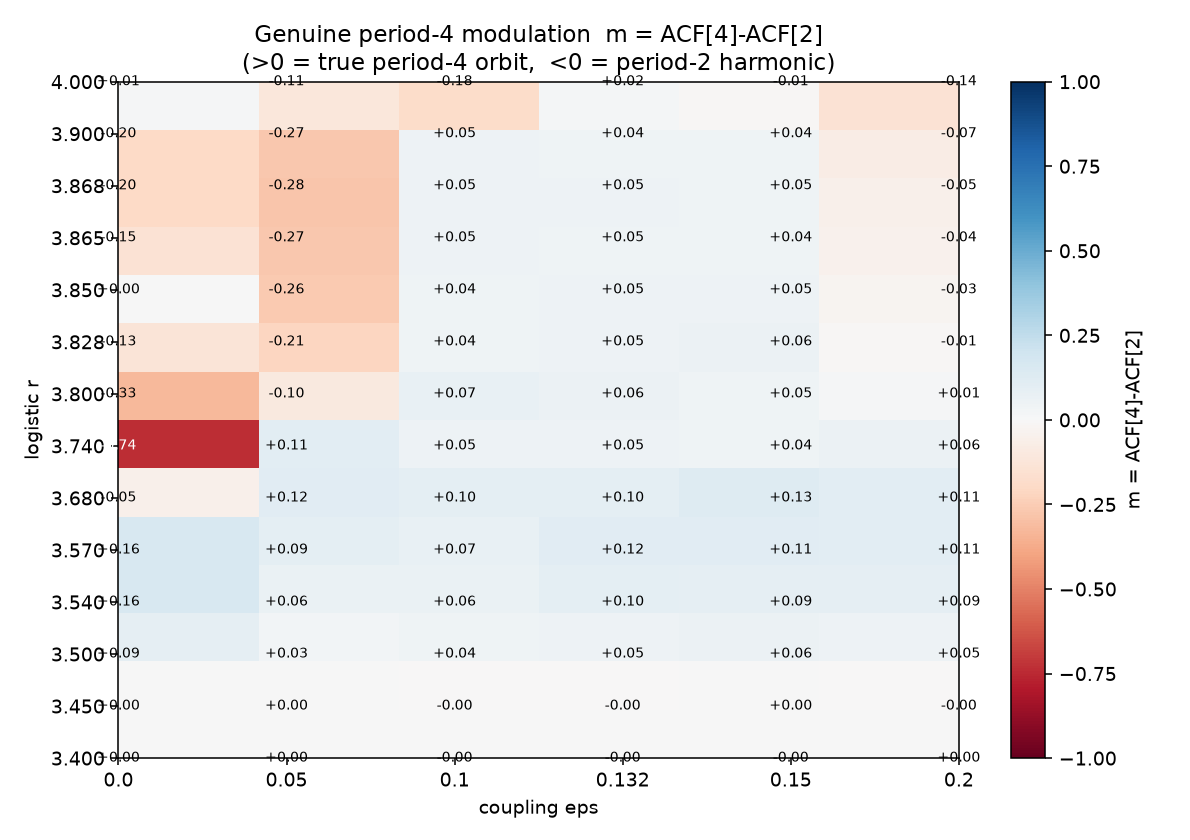

This chart was generated by the following Python code:
#!/usr/bin/env python3
"""RIGOROUS CENSUS: period-2 vs period-4 temporal orbits in coupled logistic lattices.

WHY THIS EXISTS: My earlier 'period-4 symbolic order near the edge of chaos'
(r=3.865, eps=0.132) was a FALSE POSITIVE. A period-2 signal has ACF peaks at
EVERY even lag (including lag 4), so a naive 'lag mod 4' motif analysis
mislabels a period-2 state as period-4. I now classify each cell with a
phase-invariant ACF discriminator that correctly separates the two:

  - period-2 state : ACF[2] >= ACF[4]   (repeats every 2 steps)
  - period-4 state : ACF[4]  >  ACF[2]  (repeats every 4 steps, NOT 2)
  - modulation     : m = ACF[4] - ACF[2]   ( >0 => genuine period-4,
                                              <0 => period-2 harmonic)

Output: period_census.json  +  period_census.png
"""
import numpy as np, json

def coupled(x, r, eps):
    f = r*x*(1-x)
    return (1-eps)*f + (eps/2)*(np.roll(f,1)+np.roll(f,-1))

def acf4(sig):
    """Return (acf2, acf4) over a long window, phase-invariant."""
    c = sig - sig.mean()
    var = (c*c).mean() + 1e-30
    n = len(c)
    def acf(k):
        return np.mean(c[:n-k]*c[k:]) / var
    return acf(2), acf(4)

def classify_cell(ts):           # ts: (T,)
    a2, a4 = acf4(ts)
    locked = a4 > 0.65           # some temporal order present
    if not locked:
        return 'aperiodic', a4-a2
    return ('period4' if a4 > a2 else 'period2'), a4-a2

def census(r, eps, n=120, T=256, trans=4000, seed=0):
    np.random.seed(seed); x = np.random.rand(n)
    for _ in range(trans): x = coupled(x, r, eps)
    series = []
    for _ in range(T):
        x = coupled(x, r, eps); series.append(x.copy())
    ts = np.array(series)                    # (T, n)
    cnt = {'period2':0,'period4':0,'aperiodic':0}
    mods = []
    for i in range(n):
        lab, m = classify_cell(ts[:,i])
        cnt[lab]+=1; mods.append(m)
    mods = np.array(mods)
    return dict(frac_period2=cnt['period2']/n,
                frac_period4=cnt['period4']/n,
                frac_aperiodic=cnt['aperiodic']/n,
                mean_modulation=float(mods.mean()),
                frac_mod_positive=float((mods>0).mean()))

def main():
    rs   = [3.40,3.45,3.50,3.54,3.57,3.68,3.74,3.80,3.828,3.85,3.865,3.868,3.90,4.00]
    eps  = [0.0,0.05,0.10,0.132,0.15,0.20]
    grid = {}
    print(f"{'r':>6} {'eps':>5} | {'P2':>5} {'P4':>5} {'aper':>5} | mod+ :  mean_mod")
    for r in rs:
        for e in eps:
            c = census(r, e)
            grid[(r,e)] = c
            print(f"{r:6.3f} {e:5.3f} | {c['frac_period2']:5.2f} {c['frac_period4']:5.2f} {c['frac_aperiodic']:5.2f} | {c['frac_mod_positive']:4.2f} : {c['mean_modulation']:+.3f}")
    with open('period_census.json','w') as f:
        json.dump({f"{r}|{e}":grid[(r,e)] for r in rs for e in eps}, f, indent=2)

    # ---- heatmap of mean_modulation ( >0 = genuine period-4 ) ----
    import matplotlib
    matplotlib.use('Agg'); import matplotlib.pyplot as plt
    M = np.array([[census(r,e)['mean_modulation'] for e in eps] for r in rs])  # (n_r, n_e)
    fig, ax = plt.subplots(figsize=(8.5,6))
    im = ax.imshow(M, aspect='auto', origin='lower', cmap='RdBu',
                   vmin=-1, vmax=1, extent=[0,len(eps)-1,0,len(rs)-1])
    ax.set_yticks(range(len(rs))); ax.set_yticklabels([f"{r:.3f}" for r in rs])
    ax.set_xticks(range(len(eps))); ax.set_xticklabels([f"{e}" for e in eps])
    ax.set_xlabel("coupling eps"); ax.set_ylabel("logistic r")
    ax.set_title("Genuine period-4 modulation  m = ACF[4]-ACF[2]\n(>0 = true period-4 orbit,  <0 = period-2 harmonic)")
    for i,r in enumerate(rs):
        for j,e in enumerate(eps):
            v = M[i,j]
            ax.text(j,i,f"{v:+.2f}",ha='center',va='center',
                    fontsize=7,color='k' if abs(v)<0.6 else 'w')
    fig.colorbar(im, ax=ax, label='m = ACF[4]-ACF[2]')
    fig.tight_layout(); fig.savefig('period_census.png', dpi=140)
    print("\nwrote period_census.json + period_census.png")

    # highlight the two hero cases
    print("\n== HERO CASES ==")
    for r,e,tag in [(3.865,0.132,"claimed 'period-4' (edge of chaos)"),
                    (3.50,0.132,"native period-4 window")]:
        c = grid[(r,e)]
        print(f"r={r} eps={e} [{tag}]: period4={c['frac_period4']:.2f}, period2={c['frac_period2']:.2f}, mod+={c['frac_mod_positive']:.2f}")

if __name__ == '__main__':
    main()
